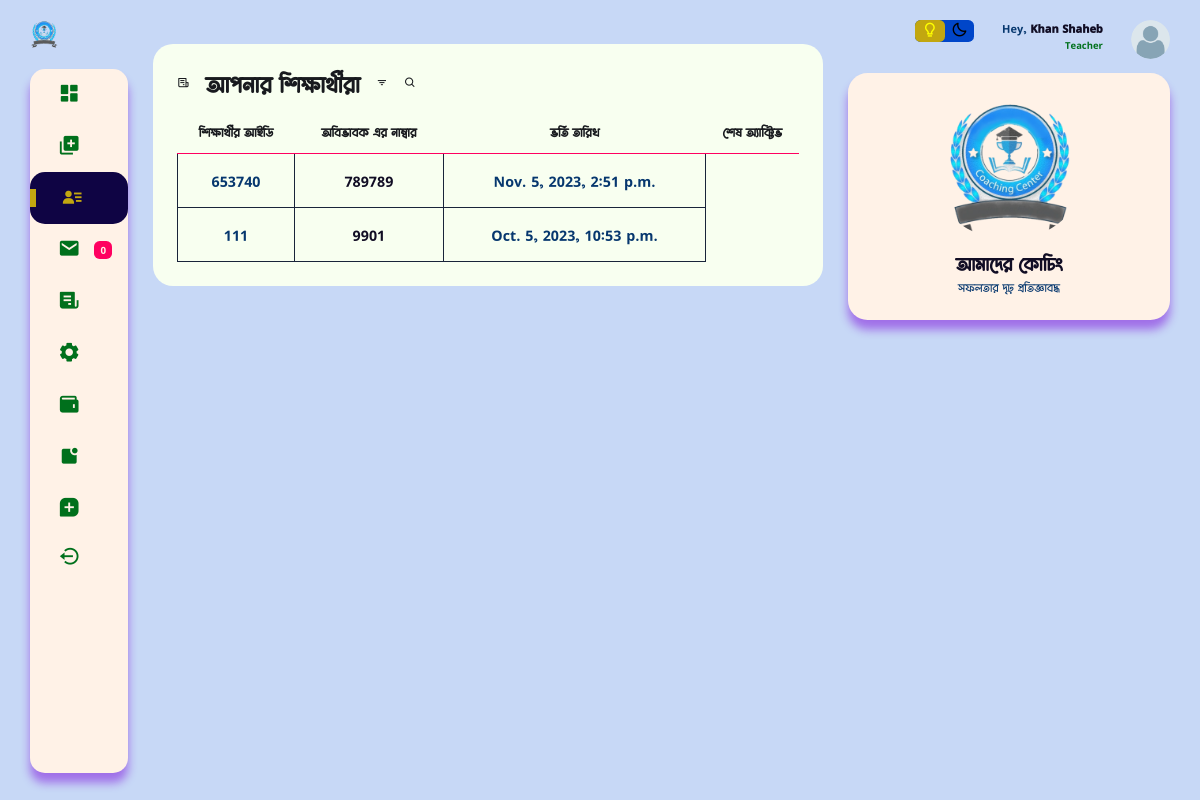
Page /teacher_dashboard/your_student (signed in) on the earlier database version.
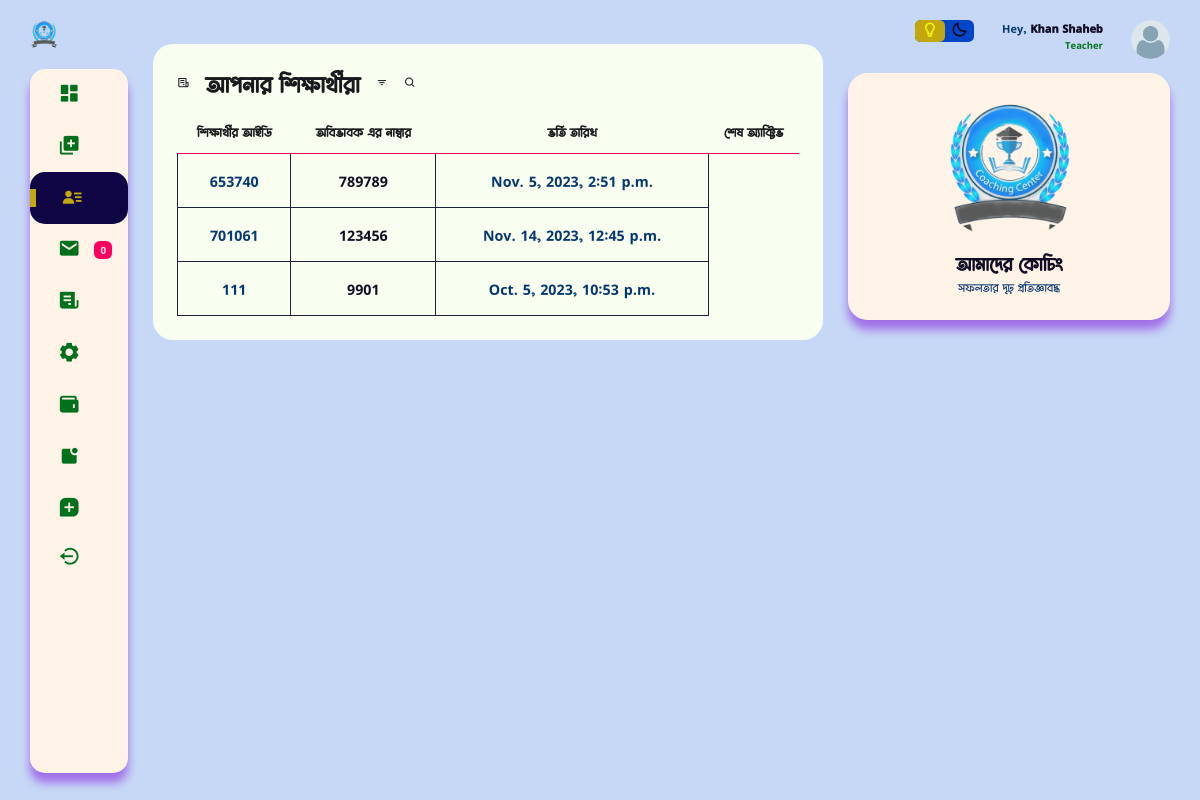
Same page on the later database version.
### users/models.py (models this page shows, shortened)
class Student(models.Model):
    user = models.OneToOneField(CustomUser, on_delete=models.CASCADE)
    basic_step_of_reg = models.BooleanField(default=False)
    choose_subjects = models.BooleanField(default=False)
    s_approval = models.BooleanField(default=False)
    guardian_phone_is_verified = models.BooleanField(default=False)
    s_name = models.CharField(max_length=170, null=True, blank=True)
    shift = models.ForeignKey(Shift, on_delete=models.CASCADE, null=True, blank=True)
    batch = models.ForeignKey(Batch, on_delete=models.CASCADE, null=True, blank=True)
    profile_pic = models.ImageField( upload_to="student", default='avatar.png')
    class_subjects = models.ForeignKey(ClassWithSubject, on_delete=models.CASCADE, null=True, blank=True )
    s_id = models.IntegerField(null=True, blank=True)
    guardian_phone = models.CharField(max_length=15)
    your_subjects = MultiSelectField(max_length=170, null=True, blank=True)
    s_phone = models.CharField(max_length=15, blank=True, null=True)
    guardian_email = models.EmailField(max_length=100, blank=True, null=True)
    created_at = models.DateTimeField(auto_now_add=True)
    updated_at = models.DateTimeField(auto_now=True)
    def __init__(self, *args, **kwargs):
        super(Student, self).__init__(*args, **kwargs)
        if self.class_subjects:
            self._meta.get_field('your_subjects').choices = [
                (subject.name.lower(), subject.name) for subject in self.class_subjects.subjects.all()
            ]
        else:
            self._meta.get_field('your_subjects').choices = [
                ('math', 'math')
            ]
    class Meta:
        verbose_name_plural = "ইউজার ( শিক্ষার্থী )"

class CustomUser(AbstractUser):
    username = None
    email = models.EmailField("email_address", unique=True, max_length=354)
    phone_number = models.CharField(max_length=15, blank=True, null=True)
    ROLE_CHOICES = [
        ('student', 'Student'),
        ('teacher', 'Teacher'),
        ('guardian', 'Guardian'),
    ]
    role = models.CharField(max_length=10, choices=ROLE_CHOICES)
    USERNAME_FIELD = "email"
    REQUIRED_FIELDS = ['phone_number']
    objects = CustomManager()
    class Meta:
        verbose_name_plural = "ইউজার অ্যাকাউন্ট *VIP* "

### home/views.py (the view, shortened to what this page needs)
# urls.py: path('teacher_dashboard/<str:page>', teacher_dashb, name="teacher_dashb"),
@login_required(login_url='userlogin')
def teacher_dashb(request, page=None):
    if request.user.role == 'teacher':
        if page == 'add_mark':
            shift = Shift.objects.all()
            return render(request, 'teacher/add_mark.html', {'data':shift})
        elif page == 'msg':
            all_msg = MessageForTeacher.objects.filter(message_for = request.user.teacher).order_by('upload_at', '-visited')
            context = {
                'all_message':all_msg,
            }
            return render(request, 'teacher/msg.html', context)
        elif page == 'all_setting':
            return redirect('edit_profile')
        elif page == 'your_student':
            batch_of_teacher = MakeBatch.objects.filter(teacher = request.user.teacher)
            your_students = set()
            for b in batch_of_teacher:
                subj = get_object_or_404(Subjects, name=b.subject)
                cls = get_object_or_404(ClassWithSubject, s_class=b.class_name)
                the_student = Student.objects.filter(batch_id=b.batch.id,
                                                     your_subjects__contains=subj.name,
                                                     class_subjects=cls
                                                    ).order_by('created_at')
                for s in the_student:
                    your_students.add(s)
            return render(request, 'teacher/your_student.html', {'students':your_students})
        elif page == 'wallet':
            return render(request, 'teacher/wallet.html')
        elif page == 'routine':
            routine = MakeBatch.objects.filter(teacher = request.user.teacher)
            return render(request, 'teacher/routine.html', {'routine':routine})
        elif page == 'your_subject':
            sub = MakeBatch.objects.filter(teacher = request.user.teacher)
            return render(request, 'teacher/your_subject.html', {'subs':sub})
    else:
        return render(request, 'main/404.html')

### home/public.py (called while the page is built)
def common_data(request):
    try:
        if request.user.role == "student":
            try:
                unviewed_msg_std = MessageForStudent.objects.filter(message_for = request.user.student, visited = False).count()
            except:
                unviewed_msg_std = 0
            context = {
                'unviewed_msg_std' : unviewed_msg_std,
            }
        elif request.user.role == "teacher":
            try:
                unviewed_msg = MessageForTeacher.objects.filter(message_for = request.user.teacher, visited = False).count()
            except:
                unviewed_msg = 0
            context = {
                'unviewed_msg' : unviewed_msg,
            }
        else:
            context={}
    except:
        context = {}
    return context

### users/models.py (called while the page is built)
    def __str__(self):
        return self.name

    def __str__(self):
        return self.s_class

### templates/teacher/your_student.html (shortened to what this page needs)
{% extends 'teacher/base.html' %}
{% load static %}
{% block content %}
<div class="bottom-data">
    <div class="orders">
        <div class="header">
            <i class='bx bx-receipt'></i>
            <h3>আপনার শিক্ষার্থীরা</h3>
            <i class='bx bx-filter'></i>
            <i class='bx bx-search'></i>
        </div>
    <table>
        <thead>
            <tr>
                <th>শিক্ষার্থীর আইডি</th>
                <th>অবিভাবক এর নাম্বার</th>
                <th>ভর্তি তারিখ </th>
                <th>শেষ অ্যাক্টিভ </th>
            </tr>
        </thead>
        <tbody>
            {% for s in students %}
            <tr>
                <td>
                    {{s.s_id}}
                </td>
                <td>
                    <a href="callto:{{s.guardian_phone}}">{{s.guardian_phone}} </a>
                </td>
                <td>
                    {{s.user.date_joined}}
                </td>
            </tr>
            {% endfor %}
        </tbody>
    </table>
</div>
</div>
{% endblock content %}

Differences in the rows shown:
added Student: s_id "701061", guardian_phone "123456", user.date_joined "Nov. 14, 2023, 12:45 p.m."
